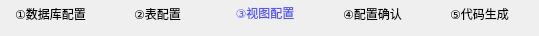
        <widget class="QWidget" name="page_step_13">
         <widget class="QWidget" name="layoutWidget_30">
          <property name="geometry">
           <rect>
            <x>0</x>
            <y>0</y>
            <width>530</width>
            <height>27</height>
           </rect>
          </property>
          <layout class="QHBoxLayout" name="horizontalLayout_57">
           <item>
            <widget class="QLabel" name="label_step1_13">
             <property name="styleSheet">
              <string notr="true"/>
             </property>
             <property name="text">
              <string>①数据库配置</string>
             </property>
             <property name="alignment">
              <set>Qt::AlignCenter</set>
             </property>
            </widget>
           </item>
           <item>
            <widget class="QLabel" name="label_step2_13">
             <property name="text">
              <string>②表配置</string>
             </property>
             <property name="alignment">
              <set>Qt::AlignCenter</set>
             </property>
            </widget>
           </item>
           <item>
            <widget class="QLabel" name="label_step3_13">
             <property name="sizePolicy">
              <sizepolicy hsizetype="Preferred" vsizetype="Fixed">
               <horstretch>0</horstretch>
               <verstretch>0</verstretch>
              </sizepolicy>
             </property>
             <property name="styleSheet">
              <string notr="true">QLabel
{
	
	color: rgb(85, 85, 255);
}</string>
             </property>
             <property name="text">
              <string>③视图配置</string>
             </property>
             <property name="alignment">
              <set>Qt::AlignCenter</set>
             </property>
            </widget>
           </item>
           <item>
            <widget class="QLabel" name="label_step4_13">
             <property name="text">
              <string>④配置确认</string>
             </property>
             <property name="alignment">
              <set>Qt::AlignCenter</set>
             </property>
            </widget>
           </item>
           <item>
            <widget class="QLabel" name="label_step5_13">
             <property name="text">
              <string>⑤代码生成</string>
             </property>
             <property name="alignment">
              <set>Qt::AlignCenter</set>
             </property>
            </widget>
           </item>
          </layout>
         </widget>
        </widget>
